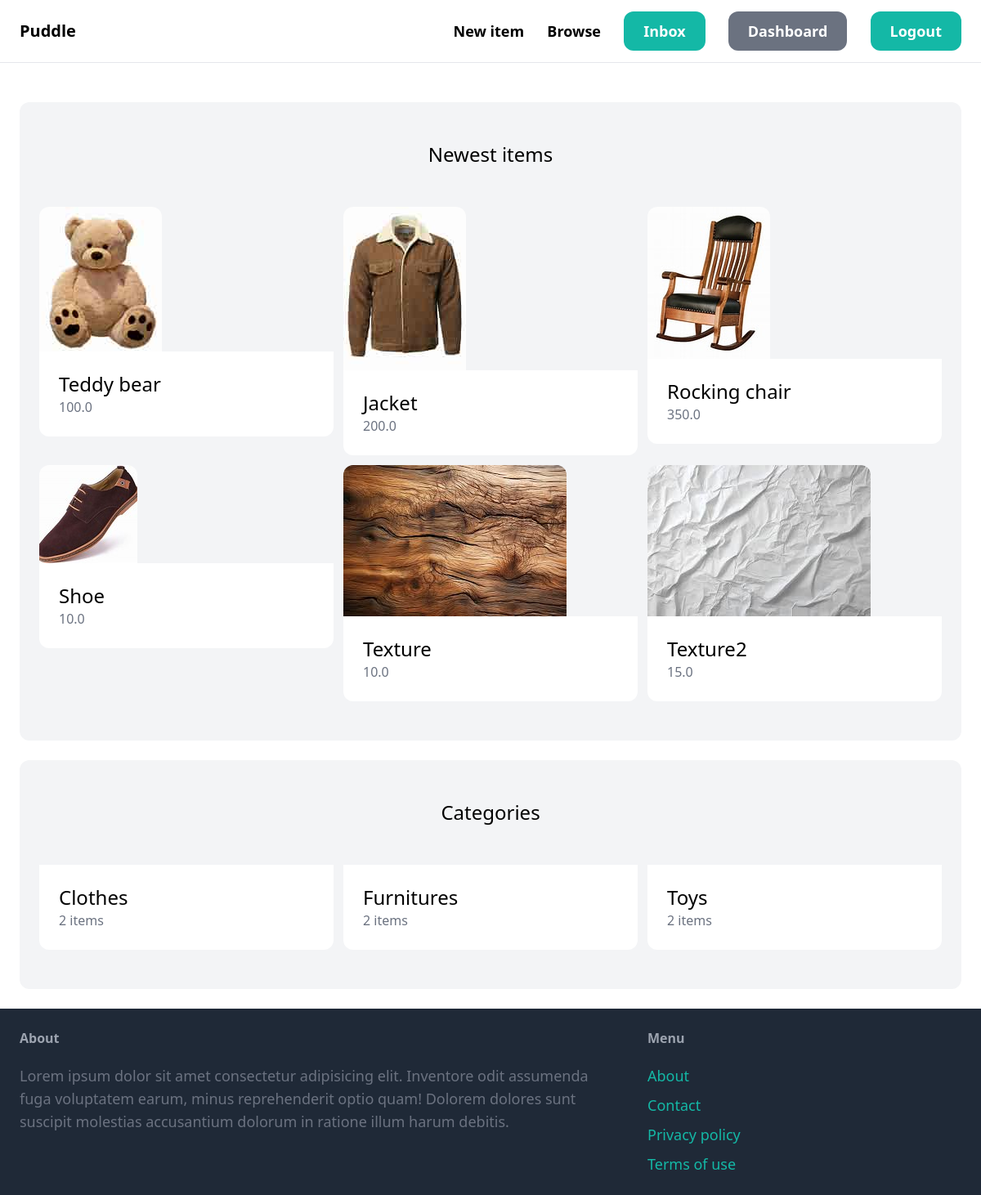
Screenshot of / (signed in) with the database file from the repository.
### item/models.py (models this page shows, shortened)
class Item(models.Model):
    category = models.ForeignKey(Category, related_name='items', on_delete=models.CASCADE)
    name = models.CharField(max_length=255,blank=True, null=True)
    description = models.TextField(blank=True, null=True)
    price = models.FloatField()
    image = models.ImageField(upload_to="item_images", blank=True, null=True)
    is_sold = models.BooleanField(default=False)
    created_at = models.DateTimeField(auto_now_add = True)
    created_by = models.ForeignKey(User, related_name='items', on_delete=models.CASCADE)

class Category(models.Model):
    name= models.CharField(max_length=255)
    class Meta:
        ordering = ('name',)
        verbose_name_plural = "categories"

### core/views.py (the view)
# urls.py: path('', views.index, name="index"),
def index(request):
    categories = Category.objects.all()
    items = Item.objects.filter(is_sold=False)[0:6]
    template = loader.get_template('index.html')
    context = {
        'items':items,
        'categories':categories,
    }
    return HttpResponse(template.render(context, request))

### core/templates/index.html
{% extends 'base.html' %}
{% block content %}
    <div class="mt-6 px-6 py-12 bg-gray-100 rounded-xl">
        <h2 class="mb-12 text-2xl text-center">Newest items</h2>
        <div class="grid grid-cols-3 gap-3">
            {% for item in items %}
                <div>
                    <a href="{% url 'item:detail' item.id %}">
                        <div>
                            <img src="{{ item.image.url }}" class="rounded-t-xl" alt="">
                        </div>
                        <div class="p-6 bg-white rounded-b-xl">
                            <h2 class="text-2xl">{{ item.name }}</h2>
                            <p class="text-gray-500">{{ item.price }}</p>
                        </div>
                    </a>
                </div>
            {% endfor %}
        </div>
    </div>
    <div class="mt-6 px-6 py-12 bg-gray-100 rounded-xl">
        <h2 class="mb-12 text-2xl text-center">Categories</h2>
        <div class="grid grid-cols-3 gap-3">
            {% for category in categories %}
                    <a href="#">
                        <div class="p-6 bg-white rounded-b-xl">
                            <h2 class="text-2xl">{{ category.name }}</h2>
                            <p class="text-gray-500">{{ category.items.count }} items</p>
                        </div>
                    </a>
            {% endfor %}
        </div>
    </div>
{% endblock %}

### rows the page displays
Item: image (picture), name "Teddy bear", price "100.0"
Item: image (picture), name "Jacket", price "200.0"
Item: image (picture), name "Rocking chair", price "350.0"
Item: image (picture), name "Shoe", price "10.0"
Item: image (picture), name "Texture", price "10.0"
Item: image (picture), name "Texture2", price "15.0"
Category: name "Clothes", items.count "2"
Category: name "Furnitures", items.count "2"
Category: name "Toys", items.count "2"
